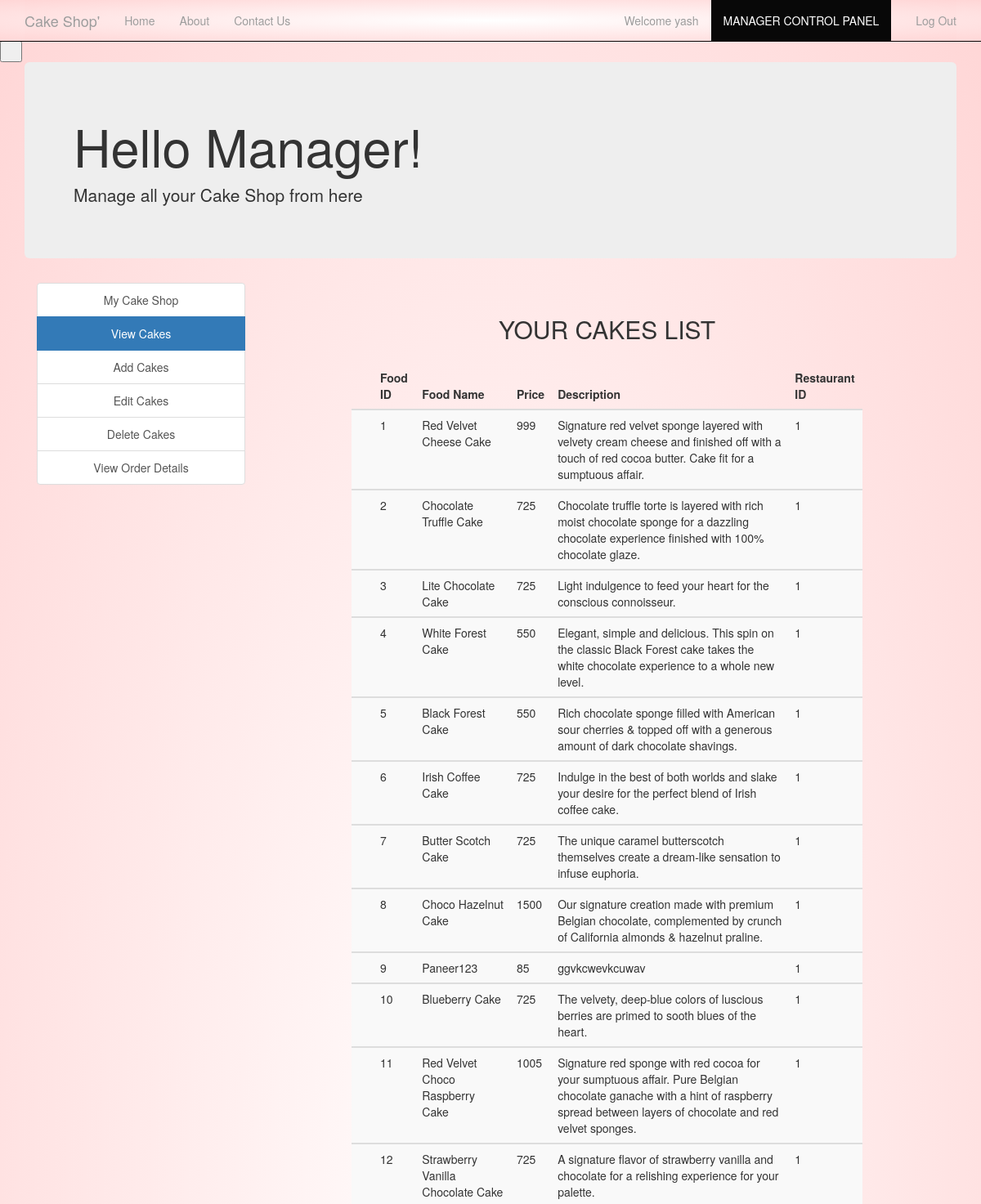
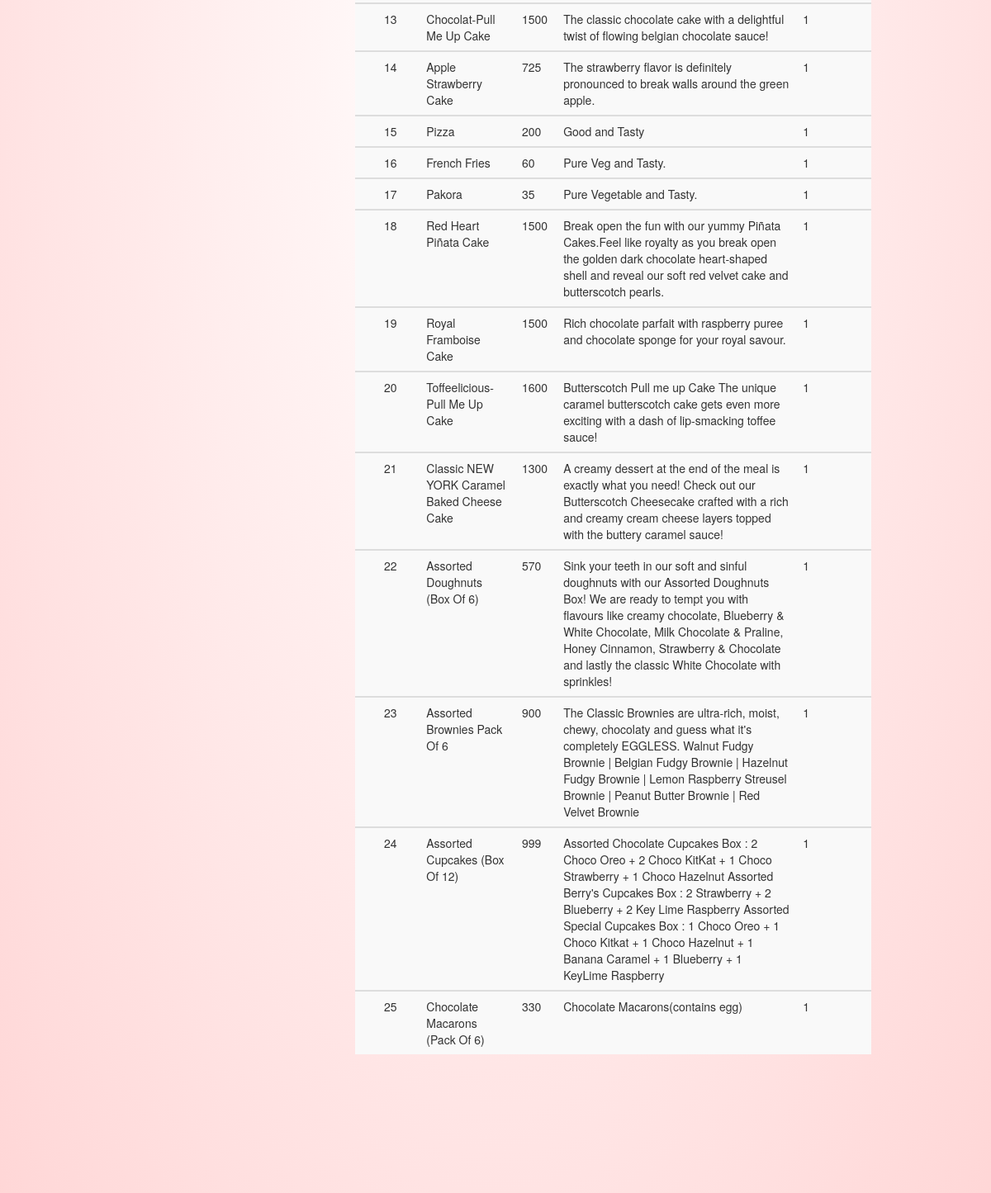
/view_food_items.php (signed in), run on the app's committed database (2 pictures, top to bottom).
### tables this page shows
CREATE TABLE `manager` (
  `username` varchar(30) NOT NULL,
  `fullname` varchar(30) NOT NULL,
  `email` varchar(30) NOT NULL,
  `contact` varchar(30) NOT NULL,
  `address` varchar(50) NOT NULL,
  `password` varchar(30) NOT NULL
);

CREATE TABLE `food` (
  `F_ID` int(30) NOT NULL,
  `name` varchar(50) NOT NULL,
  `price` int(30) NOT NULL,
  `description` varchar(500) NOT NULL,
  `R_ID` int(30) NOT NULL,
  `images_path` varchar(200) NOT NULL,
  `options` varchar(10) NOT NULL DEFAULT 'ENABLE'
);

### session_m.php (called while the page is built, shortened)
<?php
$conn = Connect();
$user_check=$_SESSION['login_user1'];
$query = "SELECT username FROM MANAGER WHERE username = '$user_check'";
$ses_sql = mysqli_query($conn, $query);
$row = mysqli_fetch_assoc($ses_sql);
$login_session =$row['username'];
?>

### view_food_items.php (the view, shortened to what this page needs)
<?php
include('session_m.php');
?>
<!DOCTYPE html>
<html>
  <head>
  </head>
  <link rel="stylesheet" type = "text/css" href ="css/common.css">
  <link rel="stylesheet" type = "text/css" href ="css/bootstrap.min.css">
  <body>
    <button onclick="topFunction()" id="myBtn" title="Go to top">
      <span class="glyphicon glyphicon-chevron-up"></span>
    </button>
    <nav class="navbar navbar-inverse navbar-fixed-top navigation-clean-search" role="navigation">
      <div class="container">
        <div class="navbar-header">
          <a class="navbar-brand" href="index.php">Cake Shop'</a>
        </div>
        <div class="collapse navbar-collapse " id="myNavbar">
          <ul class="nav navbar-nav">
            <li><a href="index.php">Home</a></li>
            <li><a href="aboutus.php">About</a></li>
            <li><a href="contactus.php">Contact Us</a></li>
          </ul>
          <ul class="nav navbar-nav navbar-right">
            <li><a href="#"><span class="glyphicon glyphicon-user"></span> Welcome <?php echo $login_session; ?> </a></li>
            <li class="active"> <a href="managerlogin.php">MANAGER CONTROL PANEL</a></li>
            <li><a href="logout_m.php"><span class="glyphicon glyphicon-log-out"></span> Log Out </a></li>
          </ul>
        </div>
      </div>
    </nav>
<div class="container">
    <div class="jumbotron">
     <h1>Hello Manager! </h1>
     <p>Manage all your Cake Shop from here</p>
    </div>
    </div>
<div class="container">
    	<div class="col-xs-3" style="text-align: center;">
    	<div class="list-group">
    		<a href="myrestaurant.php" class="list-group-item ">My Cake Shop</a>
    		<a href="view_food_items.php" class="list-group-item active">View Cakes</a>
    		<a href="add_food_items.php" class="list-group-item ">Add Cakes</a>
    		<a href="edit_food_items.php" class="list-group-item ">Edit Cakes</a>
    		<a href="delete_food_items.php" class="list-group-item ">Delete Cakes</a>
        <a href="view_order_details.php" class="list-group-item ">View Order Details</a>
    	</div>
    </div>
    <div class="col-xs-9">
      <div class="form-area" style="padding: 0px 100px 100px 100px;">
        <form action="" method="POST">
        <br style="clear: both">
          <h3 style="margin-bottom: 25px; text-align: center; font-size: 30px;"> YOUR CAKES LIST </h3>
<?php
$user_check=$_SESSION['login_user1'];
$sql = "SELECT * FROM food f WHERE f.R_ID IN (SELECT r.R_ID FROM RESTAURANTS r WHERE r.M_ID='$user_check') ORDER BY F_ID";
$result = mysqli_query($conn, $sql);
if (mysqli_num_rows($result) > 0)
{
  ?>
  <table class="table table-striped">
    <thead class="thead-dark">
      <tr>
        <th>  </th>
        <th> Food ID </th>
        <th> Food Name </th>
        <th> Price </th>
        <th> Description </th>
        <th> Restaurant ID </th>
      </tr>
    </thead>
    <?PHP
      while($row = mysqli_fetch_assoc($result)){
    ?>
  <tbody>
    <tr>
      <td> <span class="glyphicon glyphicon-menu-right"></span> </td>
      <td><?php echo $row["F_ID"]; ?></td>
      <td><?php echo $row["name"]; ?></td>
      <td><?php echo $row["price"]; ?></td>
      <td><?php echo $row["description"]; ?></td>
      <td><?php echo $row["R_ID"]; ?></td>
    </tr>
  </tbody>
  <?php } ?>
  </table>
    <br>
  <?php } else { ?>
  <h4><center>0 RESULTS</center> </h4>
  <?php } ?>
        </form>
        </div>
    </div>
</div>
<br>
<br>
<br>
<br>
  </body>
</html>

### css/common.css (style rules this page uses)
body,html { height: 100%; }
body { padding-top: 50px; background: radial-gradient(#fff, #ffd6d6); }
.navbar { background: radial-gradient(#fff, #ffd6d6); }
.navbar-inverse { background: radial-gradient(#fff, #ffd6d6); }
.navbar-fixed-top { background: radial-gradient(#fff, #ffd6d6); }
.navigation-clean-search { background: radial-gradient(#fff, #ffd6d6); }
.collapse { background: radial-gradient(#fff, #ffd6d6); }

### data on the page
manager: username "yash"
food: F_ID "1", name "Red Velvet Cheese Cake", price "999", description "Signature red velvet sponge layered with velvety cream cheese and finished off with a touch of red cocoa butter. Cake fit for a sumptuous affair.", R_ID "1"
food: F_ID "2", name "Chocolate Truffle Cake", price "725", description "Chocolate truffle torte is layered with rich moist chocolate sponge for a dazzling chocolate experience finished with 100% chocolate glaze.", R_ID "1"
food: F_ID "3", name "Lite Chocolate Cake", price "725", description "Light indulgence to feed your heart for the conscious connoisseur.", R_ID "1"
food: F_ID "4", name "White Forest Cake", price "550", description "Elegant, simple and delicious. This spin on the classic Black Forest cake takes the white chocolate experience to a whole new level.", R_ID "1"
food: F_ID "5", name "Black Forest Cake", price "550", description "Rich chocolate sponge filled with American sour cherries & topped off with a generous amount of dark chocolate shavings.", R_ID "1"
food: F_ID "6", name "Irish Coffee Cake", price "725", description "Indulge in the best of both worlds and slake your desire for the perfect blend of Irish coffee cake.", R_ID "1"
food: F_ID "7", name "Butter Scotch Cake", price "725", description "The unique caramel butterscotch themselves create a dream-like sensation to infuse euphoria.", R_ID "1"
food: F_ID "8", name "Choco Hazelnut Cake", price "1500", description "Our signature creation made with premium Belgian chocolate, complemented by crunch of California almonds & hazelnut praline.", R_ID "1"
food: F_ID "9", name "Paneer123", price "85", description "ggvkcwevkcuwav", R_ID "1"
food: F_ID "10", name "Blueberry Cake", price "725", description "The velvety, deep-blue colors of luscious berries are primed to sooth blues of the heart.", R_ID "1"
food: F_ID "11", name "Red Velvet Choco Raspberry Cake", price "1005", description "Signature red sponge with red cocoa for your sumptuous affair. Pure Belgian chocolate ganache with a hint of raspberry spread between layers of chocolate and red velvet sponges.", R_ID "1"
food: F_ID "12", name "Strawberry Vanilla Chocolate Cake", price "725", description "A signature flavor of strawberry vanilla and chocolate for a relishing experience for your palette.", R_ID "1"
food: F_ID "13", name "Chocolat-Pull Me Up Cake", price "1500", description "The classic chocolate cake with a delightful twist of flowing belgian chocolate sauce!", R_ID "1"
food: F_ID "14", name "Apple Strawberry Cake", price "725", description "The strawberry flavor is definitely pronounced to break walls around the green apple.", R_ID "1"
food: F_ID "15", name "Pizza", price "200", description "Good and Tasty", R_ID "1"
food: F_ID "16", name "French Fries", price "60", description "Pure Veg and Tasty.", R_ID "1"
food: F_ID "17", name "Pakora", price "35", description "Pure Vegetable and Tasty.", R_ID "1"
food: F_ID "18", name "Red Heart Piñata Cake", price "1500", description "Break open the fun with our yummy Piñata Cakes.Feel like royalty as you break open the golden dark chocolate heart-shaped shell and reveal our soft red velvet cake and butterscotch pearls.", R_ID "1"
food: F_ID "19", name "Royal Framboise Cake", price "1500", description "Rich chocolate parfait with raspberry puree and chocolate sponge for your royal savour.", R_ID "1"
food: F_ID "20", name "Toffeelicious-Pull Me Up Cake", price "1600", description "Butterscotch Pull me up Cake The unique caramel butterscotch cake gets even more exciting with a dash of lip-smacking toffee sauce!", R_ID "1"
food: F_ID "21", name "Classic NEW YORK Caramel Baked Cheese Cake", price "1300", description "A creamy dessert at the end of the meal is exactly what you need! Check out our Butterscotch Cheesecake crafted with a rich and creamy cream cheese layers topped with the buttery caramel sauce!", R_ID "1"
food: F_ID "22", name "Assorted Doughnuts (Box Of 6)", price "570", description "Sink your teeth in our soft and sinful doughnuts with our Assorted Doughnuts Box! We are ready to tempt you with flavours like creamy chocolate, Blueberry & White Chocolate, Milk Chocolate & Praline, Honey Cinnamon, Strawberry & Chocolate and lastly the classic White Chocolate with sprinkles!", R_ID "1"
food: F_ID "23", name "Assorted Brownies Pack Of 6", price "900", description "The Classic Brownies are ultra-rich, moist, chewy, chocolaty and guess what it's completely EGGLESS. Walnut Fudgy Brownie | Belgian Fudgy Brownie | Hazelnut Fudgy Brownie | Lemon Raspberry Streusel Brownie | Peanut Butter Brownie | Red Velvet Brownie", R_ID "1"
food: F_ID "24", name "Assorted Cupcakes (Box Of 12)", price "999", description "Assorted Chocolate Cupcakes Box : 2 Choco Oreo + 2 Choco KitKat + 1 Choco Strawberry + 1 Choco Hazelnut Assorted Berry's Cupcakes Box : 2 Strawberry + 2 Blueberry + 2 Key Lime Raspberry Assorted Special Cupcakes Box : 1 Choco Oreo + 1 Choco Kitkat + 1 Choco Hazelnut + 1 Banana Caramel + 1 Blueberry + 1 KeyLime Raspberry", R_ID "1"
food: F_ID "25", name "Chocolate Macarons (Pack Of 6)", price "330", description "Chocolate Macarons(contains egg)", R_ID "1"
